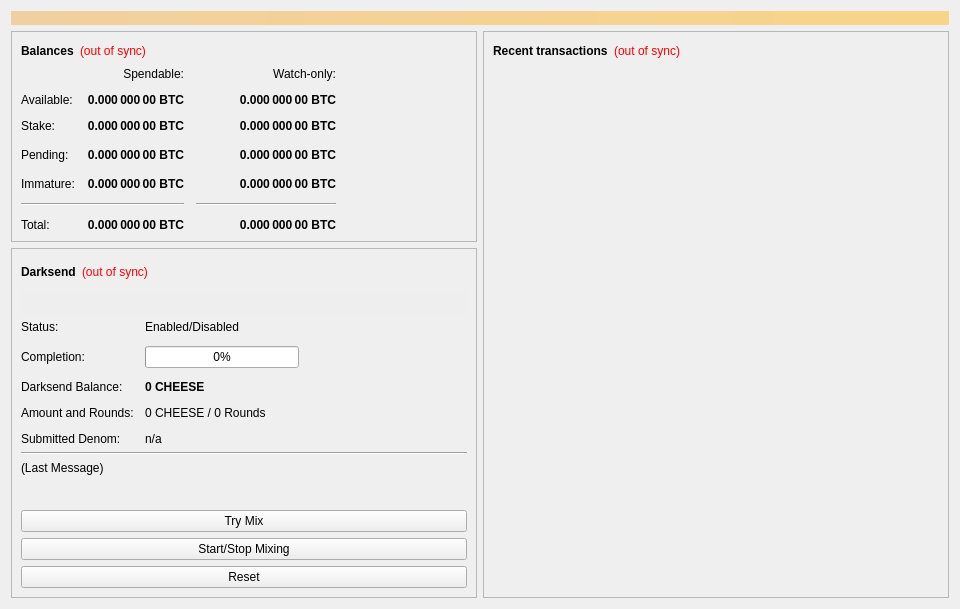
<?xml version="1.0" encoding="UTF-8"?>
<ui version="4.0">
 <class>OverviewPage</class>
 <widget class="QWidget" name="OverviewPage">
  <property name="geometry">
   <rect>
    <x>0</x>
    <y>0</y>
    <width>960</width>
    <height>594</height>
   </rect>
  </property>
  <property name="minimumSize">
   <size>
    <width>960</width>
    <height>0</height>
   </size>
  </property>
  <property name="windowTitle">
   <string>Form</string>
  </property>
  <layout class="QVBoxLayout" name="topLayout">
   <item>
    <widget class="QLabel" name="labelAlerts">
     <property name="visible">
      <bool>false</bool>
     </property>
     <property name="styleSheet">
      <string notr="true">background-color: qlineargradient(x1: 0, y1: 0, x2: 1, y2: 0, stop:0 #F0D0A0, stop:1 #F8D488); color:#000000;</string>
     </property>
     <property name="wordWrap">
      <bool>true</bool>
     </property>
     <property name="margin">
      <number>3</number>
     </property>
    </widget>
   </item>
   <item>
    <layout class="QHBoxLayout" name="horizontalLayout" stretch="1,1">
     <item>
      <layout class="QVBoxLayout" name="verticalLayout_2">
       <item>
        <widget class="QFrame" name="frame">
         <property name="frameShape">
          <enum>QFrame::StyledPanel</enum>
         </property>
         <property name="frameShadow">
          <enum>QFrame::Raised</enum>
         </property>
         <layout class="QVBoxLayout" name="verticalLayout_4">
          <item>
           <layout class="QHBoxLayout" name="horizontalLayout_4">
            <item>
             <widget class="QLabel" name="label_5">
              <property name="font">
               <font>
                <weight>75</weight>
                <bold>true</bold>
               </font>
              </property>
              <property name="text">
               <string>Balances</string>
              </property>
             </widget>
            </item>
            <item>
             <widget class="QLabel" name="labelWalletStatus">
              <property name="cursor">
               <cursorShape>WhatsThisCursor</cursorShape>
              </property>
              <property name="toolTip">
               <string>The displayed information may be out of date. Your wallet automatically synchronizes with the Cheese network after a connection is established, but this process has not completed yet.</string>
              </property>
              <property name="styleSheet">
               <string notr="true">QLabel { color: red; }</string>
              </property>
              <property name="text">
               <string notr="true">(out of sync)</string>
              </property>
              <property name="alignment">
               <set>Qt::AlignLeading|Qt::AlignLeft|Qt::AlignVCenter</set>
              </property>
             </widget>
            </item>
            <item>
             <spacer name="horizontalSpacer_3">
              <property name="orientation">
               <enum>Qt::Horizontal</enum>
              </property>
              <property name="sizeHint" stdset="0">
               <size>
                <width>40</width>
                <height>20</height>
               </size>
              </property>
             </spacer>
            </item>
           </layout>
          </item>
          <item>
           <layout class="QGridLayout" name="gridLayout">
            <property name="spacing">
             <number>12</number>
            </property>
            <item row="3" column="2">
             <widget class="QLabel" name="labelWatchPending">
              <property name="font">
               <font>
                <weight>75</weight>
                <bold>true</bold>
               </font>
              </property>
              <property name="cursor">
               <cursorShape>IBeamCursor</cursorShape>
              </property>
              <property name="toolTip">
               <string>Unconfirmed transactions to watch-only addresses</string>
              </property>
              <property name="text">
               <string notr="true">0.000 000 00 BTC</string>
              </property>
              <property name="alignment">
               <set>Qt::AlignRight|Qt::AlignTrailing|Qt::AlignVCenter</set>
              </property>
              <property name="textInteractionFlags">
               <set>Qt::LinksAccessibleByMouse|Qt::TextSelectableByKeyboard|Qt::TextSelectableByMouse</set>
              </property>
             </widget>
            </item>
            <item row="3" column="1">
             <widget class="QLabel" name="labelUnconfirmed">
              <property name="font">
               <font>
                <weight>75</weight>
                <bold>true</bold>
               </font>
              </property>
              <property name="cursor">
               <cursorShape>IBeamCursor</cursorShape>
              </property>
              <property name="toolTip">
               <string>Total of transactions that have yet to be confirmed, and do not yet count toward the spendable balance</string>
              </property>
              <property name="text">
               <string notr="true">0.000 000 00 BTC</string>
              </property>
              <property name="alignment">
               <set>Qt::AlignRight|Qt::AlignTrailing|Qt::AlignVCenter</set>
              </property>
              <property name="textInteractionFlags">
               <set>Qt::LinksAccessibleByMouse|Qt::TextSelectableByKeyboard|Qt::TextSelectableByMouse</set>
              </property>
             </widget>
            </item>
            <item row="4" column="2">
             <widget class="QLabel" name="labelWatchImmature">
              <property name="font">
               <font>
                <weight>75</weight>
                <bold>true</bold>
               </font>
              </property>
              <property name="cursor">
               <cursorShape>IBeamCursor</cursorShape>
              </property>
              <property name="toolTip">
               <string>Mined balance in watch-only addresses that has not yet matured</string>
              </property>
              <property name="text">
               <string notr="true">0.000 000 00 BTC</string>
              </property>
              <property name="alignment">
               <set>Qt::AlignRight|Qt::AlignTrailing|Qt::AlignVCenter</set>
              </property>
              <property name="textInteractionFlags">
               <set>Qt::LinksAccessibleByMouse|Qt::TextSelectableByKeyboard|Qt::TextSelectableByMouse</set>
              </property>
             </widget>
            </item>
            <item row="5" column="0" colspan="2">
             <widget class="Line" name="lineSpendableBalance">
              <property name="orientation">
               <enum>Qt::Horizontal</enum>
              </property>
             </widget>
            </item>
            <item row="5" column="2">
             <widget class="Line" name="lineWatchBalance">
              <property name="sizePolicy">
               <sizepolicy hsizetype="Preferred" vsizetype="Fixed">
                <horstretch>0</horstretch>
                <verstretch>0</verstretch>
               </sizepolicy>
              </property>
              <property name="minimumSize">
               <size>
                <width>140</width>
                <height>0</height>
               </size>
              </property>
              <property name="orientation">
               <enum>Qt::Horizontal</enum>
              </property>
             </widget>
            </item>
            <item row="6" column="0">
             <widget class="QLabel" name="labelTotalText">
              <property name="text">
               <string>Total:</string>
              </property>
             </widget>
            </item>
            <item row="4" column="1">
             <widget class="QLabel" name="labelImmature">
              <property name="font">
               <font>
                <weight>75</weight>
                <bold>true</bold>
               </font>
              </property>
              <property name="cursor">
               <cursorShape>IBeamCursor</cursorShape>
              </property>
              <property name="toolTip">
               <string>Mined balance that has not yet matured</string>
              </property>
              <property name="text">
               <string notr="true">0.000 000 00 BTC</string>
              </property>
              <property name="alignment">
               <set>Qt::AlignRight|Qt::AlignTrailing|Qt::AlignVCenter</set>
              </property>
              <property name="textInteractionFlags">
               <set>Qt::LinksAccessibleByMouse|Qt::TextSelectableByKeyboard|Qt::TextSelectableByMouse</set>
              </property>
             </widget>
            </item>
            <item row="3" column="3">
             <spacer name="horizontalSpacer_2">
              <property name="orientation">
               <enum>Qt::Horizontal</enum>
              </property>
              <property name="sizeHint" stdset="0">
               <size>
                <width>40</width>
                <height>20</height>
               </size>
              </property>
             </spacer>
            </item>
            <item row="4" column="0">
             <widget class="QLabel" name="labelImmatureText">
              <property name="text">
               <string>Immature:</string>
              </property>
             </widget>
            </item>
            <item row="6" column="1">
             <widget class="QLabel" name="labelTotal">
              <property name="font">
               <font>
                <weight>75</weight>
                <bold>true</bold>
               </font>
              </property>
              <property name="cursor">
               <cursorShape>IBeamCursor</cursorShape>
              </property>
              <property name="toolTip">
               <string>Your current total balance</string>
              </property>
              <property name="text">
               <string notr="true">0.000 000 00 BTC</string>
              </property>
              <property name="alignment">
               <set>Qt::AlignRight|Qt::AlignTrailing|Qt::AlignVCenter</set>
              </property>
              <property name="textInteractionFlags">
               <set>Qt::LinksAccessibleByMouse|Qt::TextSelectableByKeyboard|Qt::TextSelectableByMouse</set>
              </property>
             </widget>
            </item>
            <item row="6" column="2">
             <widget class="QLabel" name="labelWatchTotal">
              <property name="font">
               <font>
                <weight>75</weight>
                <bold>true</bold>
               </font>
              </property>
              <property name="cursor">
               <cursorShape>IBeamCursor</cursorShape>
              </property>
              <property name="toolTip">
               <string>Current total balance in watch-only addresses</string>
              </property>
              <property name="text">
               <string notr="true">0.000 000 00 BTC</string>
              </property>
              <property name="alignment">
               <set>Qt::AlignRight|Qt::AlignTrailing|Qt::AlignVCenter</set>
              </property>
              <property name="textInteractionFlags">
               <set>Qt::LinksAccessibleByMouse|Qt::TextSelectableByKeyboard|Qt::TextSelectableByMouse</set>
              </property>
             </widget>
            </item>
            <item row="0" column="2">
             <widget class="QLabel" name="labelWatchonly">
              <property name="text">
               <string>Watch-only:</string>
              </property>
              <property name="alignment">
               <set>Qt::AlignRight|Qt::AlignTrailing|Qt::AlignVCenter</set>
              </property>
             </widget>
            </item>
            <item row="1" column="0">
             <widget class="QLabel" name="labelBalanceText">
              <property name="text">
               <string>Available:</string>
              </property>
             </widget>
            </item>
            <item row="1" column="1">
             <widget class="QLabel" name="labelBalance">
              <property name="font">
               <font>
                <weight>75</weight>
                <bold>true</bold>
               </font>
              </property>
              <property name="cursor">
               <cursorShape>IBeamCursor</cursorShape>
              </property>
              <property name="toolTip">
               <string>Your current spendable balance</string>
              </property>
              <property name="text">
               <string notr="true">0.000 000 00 BTC</string>
              </property>
              <property name="alignment">
               <set>Qt::AlignRight|Qt::AlignTrailing|Qt::AlignVCenter</set>
              </property>
              <property name="textInteractionFlags">
               <set>Qt::LinksAccessibleByMouse|Qt::TextSelectableByKeyboard|Qt::TextSelectableByMouse</set>
              </property>
             </widget>
            </item>
            <item row="2" column="0">
             <widget class="QLabel" name="label_10">
              <property name="text">
               <string>Stake:</string>
              </property>
             </widget>
            </item>
            <item row="2" column="1">
             <widget class="QLabel" name="labelStake">
              <property name="font">
               <font>
                <weight>75</weight>
                <bold>true</bold>
               </font>
              </property>
              <property name="cursor">
               <cursorShape>IBeamCursor</cursorShape>
              </property>
              <property name="toolTip">
               <string>Total of coins that was staked, and do not yet count toward the current balance</string>
              </property>
              <property name="text">
               <string notr="true">0.000 000 00 BTC</string>
              </property>
              <property name="alignment">
               <set>Qt::AlignRight|Qt::AlignTrailing|Qt::AlignVCenter</set>
              </property>
              <property name="textInteractionFlags">
               <set>Qt::LinksAccessibleByMouse|Qt::TextSelectableByKeyboard|Qt::TextSelectableByMouse</set>
              </property>
             </widget>
            </item>
            <item row="2" column="2">
             <widget class="QLabel" name="labelWatchStake">
              <property name="font">
               <font>
                <weight>75</weight>
                <bold>true</bold>
               </font>
              </property>
              <property name="cursor">
               <cursorShape>IBeamCursor</cursorShape>
              </property>
              <property name="toolTip">
               <string>Total of coins that was staked in watch-only addresses, and do not yet count toward the current watch-only balance</string>
              </property>
              <property name="text">
               <string notr="true">0.000 000 00 BTC</string>
              </property>
              <property name="alignment">
               <set>Qt::AlignRight|Qt::AlignTrailing|Qt::AlignVCenter</set>
              </property>
              <property name="textInteractionFlags">
               <set>Qt::LinksAccessibleByMouse|Qt::TextSelectableByKeyboard|Qt::TextSelectableByMouse</set>
              </property>
             </widget>
            </item>
            <item row="1" column="2">
             <widget class="QLabel" name="labelWatchAvailable">
              <property name="font">
               <font>
                <weight>75</weight>
                <bold>true</bold>
               </font>
              </property>
              <property name="cursor">
               <cursorShape>IBeamCursor</cursorShape>
              </property>
              <property name="toolTip">
               <string>Your current balance in watch-only addresses</string>
              </property>
              <property name="text">
               <string notr="true">0.000 000 00 BTC</string>
              </property>
              <property name="alignment">
               <set>Qt::AlignRight|Qt::AlignTrailing|Qt::AlignVCenter</set>
              </property>
              <property name="textInteractionFlags">
               <set>Qt::LinksAccessibleByMouse|Qt::TextSelectableByKeyboard|Qt::TextSelectableByMouse</set>
              </property>
             </widget>
            </item>
            <item row="3" column="0">
             <widget class="QLabel" name="labelPendingText">
              <property name="text">
               <string>Pending:</string>
              </property>
             </widget>
            </item>
            <item row="0" column="1">
             <widget class="QLabel" name="labelSpendable">
              <property name="text">
               <string>Spendable:</string>
              </property>
              <property name="alignment">
               <set>Qt::AlignRight|Qt::AlignTrailing|Qt::AlignVCenter</set>
              </property>
             </widget>
            </item>
           </layout>
          </item>
         </layout>
        </widget>
       </item>
       <item>
        <widget class="QFrame" name="frameDarksend">
         <property name="sizePolicy">
          <sizepolicy hsizetype="Expanding" vsizetype="Expanding">
           <horstretch>0</horstretch>
           <verstretch>0</verstretch>
          </sizepolicy>
         </property>
         <property name="minimumSize">
          <size>
           <width>0</width>
           <height>350</height>
          </size>
         </property>
         <property name="layoutDirection">
          <enum>Qt::LeftToRight</enum>
         </property>
         <property name="frameShape">
          <enum>QFrame::StyledPanel</enum>
         </property>
         <property name="frameShadow">
          <enum>QFrame::Raised</enum>
         </property>
         <layout class="QVBoxLayout" name="verticalLayout_5">
          <item>
           <layout class="QHBoxLayout" name="horizontalLayout_5">
            <item>
             <widget class="QLabel" name="label_2">
              <property name="font">
               <font>
                <weight>75</weight>
                <bold>true</bold>
               </font>
              </property>
              <property name="text">
               <string>Darksend</string>
              </property>
             </widget>
            </item>
            <item>
             <widget class="QLabel" name="labelDarksendSyncStatus">
              <property name="toolTip">
               <string>The displayed information may be out of date. Your wallet automatically synchronizes with the Cheese network after a connection is established, but this process has not completed yet.</string>
              </property>
              <property name="styleSheet">
               <string notr="true">QLabel { color: red; }</string>
              </property>
              <property name="text">
               <string notr="true">(out of sync)</string>
              </property>
              <property name="alignment">
               <set>Qt::AlignLeading|Qt::AlignLeft|Qt::AlignVCenter</set>
              </property>
             </widget>
            </item>
            <item>
             <spacer name="horizontalSpacer_4">
              <property name="orientation">
               <enum>Qt::Horizontal</enum>
              </property>
              <property name="sizeHint" stdset="0">
               <size>
                <width>40</width>
                <height>20</height>
               </size>
              </property>
             </spacer>
            </item>
           </layout>
          </item>
          <item>
           <widget class="QPushButton" name="runAutoDenom">
            <property name="palette">
             <palette>
              <active>
               <colorrole role="WindowText">
                <brush brushstyle="SolidPattern">
                 <color alpha="255">
                  <red>0</red>
                  <green>0</green>
                  <blue>0</blue>
                 </color>
                </brush>
               </colorrole>
               <colorrole role="Button">
                <brush brushstyle="SolidPattern">
                 <color alpha="255">
                  <red>239</red>
                  <green>238</green>
                  <blue>238</blue>
                 </color>
                </brush>
               </colorrole>
               <colorrole role="Light">
                <brush brushstyle="SolidPattern">
                 <color alpha="255">
                  <red>255</red>
                  <green>255</green>
                  <blue>255</blue>
                 </color>
                </brush>
               </colorrole>
               <colorrole role="Midlight">
                <brush brushstyle="SolidPattern">
                 <color alpha="255">
                  <red>247</red>
                  <green>246</green>
                  <blue>246</blue>
                 </color>
                </brush>
               </colorrole>
               <colorrole role="Dark">
                <brush brushstyle="SolidPattern">
                 <color alpha="255">
                  <red>119</red>
                  <green>119</green>
                  <blue>119</blue>
                 </color>
                </brush>
               </colorrole>
               <colorrole role="Mid">
                <brush brushstyle="SolidPattern">
                 <color alpha="255">
                  <red>159</red>
                  <green>159</green>
                  <blue>159</blue>
                 </color>
                </brush>
               </colorrole>
               <colorrole role="Text">
                <brush brushstyle="SolidPattern">
                 <color alpha="255">
                  <red>0</red>
                  <green>0</green>
                  <blue>0</blue>
                 </color>
                </brush>
               </colorrole>
               <colorrole role="BrightText">
                <brush brushstyle="SolidPattern">
                 <color alpha="255">
                  <red>255</red>
                  <green>255</green>
                  <blue>255</blue>
                 </color>
                </brush>
               </colorrole>
               <colorrole role="ButtonText">
                <brush brushstyle="SolidPattern">
                 <color alpha="255">
                  <red>0</red>
                  <green>0</green>
                  <blue>0</blue>
                 </color>
                </brush>
               </colorrole>
               <colorrole role="Base">
                <brush brushstyle="SolidPattern">
                 <color alpha="255">
                  <red>255</red>
                  <green>255</green>
                  <blue>255</blue>
                 </color>
                </brush>
               </colorrole>
               <colorrole role="Window">
                <brush brushstyle="SolidPattern">
                 <color alpha="255">
                  <red>239</red>
                  <green>238</green>
                  <blue>238</blue>
                 </color>
                </brush>
               </colorrole>
               <colorrole role="Shadow">
                <brush brushstyle="SolidPattern">
                 <color alpha="255">
                  <red>0</red>
                  <green>0</green>
                  <blue>0</blue>
                 </color>
                </brush>
               </colorrole>
               <colorrole role="AlternateBase">
                <brush brushstyle="SolidPattern">
                 <color alpha="255">
                  <red>247</red>
                  <green>246</green>
                  <blue>246</blue>
                 </color>
                </brush>
               </colorrole>
               <colorrole role="ToolTipBase">
                <brush brushstyle="SolidPattern">
                 <color alpha="255">
                  <red>255</red>
                  <green>255</green>
                  <blue>220</blue>
                 </color>
                </brush>
               </colorrole>
               <colorrole role="ToolTipText">
                <brush brushstyle="SolidPattern">
                 <color alpha="255">
                  <red>0</red>
                  <green>0</green>
                  <blue>0</blue>
                 </color>
                </brush>
               </colorrole>
              </active>
              <inactive>
               <colorrole role="WindowText">
                <brush brushstyle="SolidPattern">
                 <color alpha="255">
                  <red>0</red>
                  <green>0</green>
                  <blue>0</blue>
                 </color>
                </brush>
               </colorrole>
               <colorrole role="Button">
                <brush brushstyle="SolidPattern">
                 <color alpha="255">
                  <red>239</red>
                  <green>238</green>
                  <blue>238</blue>
                 </color>
                </brush>
               </colorrole>
               <colorrole role="Light">
                <brush brushstyle="SolidPattern">
                 <color alpha="255">
                  <red>255</red>
                  <green>255</green>
                  <blue>255</blue>
                 </color>
                </brush>
               </colorrole>
               <colorrole role="Midlight">
                <brush brushstyle="SolidPattern">
                 <color alpha="255">
                  <red>247</red>
                  <green>246</green>
                  <blue>246</blue>
                 </color>
                </brush>
               </colorrole>
               <colorrole role="Dark">
                <brush brushstyle="SolidPattern">
                 <color alpha="255">
                  <red>119</red>
                  <green>119</green>
                  <blue>119</blue>
                 </color>
                </brush>
               </colorrole>
               <colorrole role="Mid">
                <brush brushstyle="SolidPattern">
                 <color alpha="255">
                  <red>159</red>
                  <green>159</green>
                  <blue>159</blue>
                 </color>
                </brush>
               </colorrole>
               <colorrole role="Text">
                <brush brushstyle="SolidPattern">
                 <color alpha="255">
                  <red>0</red>
                  <green>0</green>
                  <blue>0</blue>
                 </color>
                </brush>
               </colorrole>
               <colorrole role="BrightText">
                <brush brushstyle="SolidPattern">
                 <color alpha="255">
                  <red>255</red>
                  <green>255</green>
                  <blue>255</blue>
                 </color>
                </brush>
               </colorrole>
               <colorrole role="ButtonText">
                <brush brushstyle="SolidPattern">
                 <color alpha="255">
                  <red>0</red>
                  <green>0</green>
                  <blue>0</blue>
                 </color>
                </brush>
               </colorrole>
               <colorrole role="Base">
                <brush brushstyle="SolidPattern">
                 <color alpha="255">
                  <red>255</red>
                  <green>255</green>
                  <blue>255</blue>
                 </color>
                </brush>
               </colorrole>
               <colorrole role="Window">
                <brush brushstyle="SolidPattern">
                 <color alpha="255">
                  <red>239</red>
                  <green>238</green>
                  <blue>238</blue>
                 </color>
                </brush>
               </colorrole>
               <colorrole role="Shadow">
                <brush brushstyle="SolidPattern">
                 <color alpha="255">
                  <red>0</red>
                  <green>0</green>
                  <blue>0</blue>
                 </color>
                </brush>
               </colorrole>
               <colorrole role="AlternateBase">
                <brush brushstyle="SolidPattern">
                 <color alpha="255">
                  <red>247</red>
                  <green>246</green>
                  <blue>246</blue>
                 </color>
                </brush>
               </colorrole>
               <colorrole role="ToolTipBase">
                <brush brushstyle="SolidPattern">
                 <color alpha="255">
                  <red>255</red>
                  <green>255</green>
                  <blue>220</blue>
                 </color>
                </brush>
               </colorrole>
               <colorrole role="ToolTipText">
                <brush brushstyle="SolidPattern">
                 <color alpha="255">
                  <red>0</red>
                  <green>0</green>
                  <blue>0</blue>
                 </color>
                </brush>
               </colorrole>
              </inactive>
              <disabled>
               <colorrole role="WindowText">
                <brush brushstyle="SolidPattern">
                 <color alpha="255">
                  <red>119</red>
                  <green>119</green>
                  <blue>119</blue>
                 </color>
                </brush>
               </colorrole>
               <colorrole role="Button">
                <brush brushstyle="SolidPattern">
                 <color alpha="255">
                  <red>239</red>
                  <green>238</green>
                  <blue>238</blue>
                 </color>
                </brush>
               </colorrole>
               <colorrole role="Light">
                <brush brushstyle="SolidPattern">
                 <color alpha="255">
                  <red>255</red>
                  <green>255</green>
                  <blue>255</blue>
                 </color>
                </brush>
               </colorrole>
               <colorrole role="Midlight">
                <brush brushstyle="SolidPattern">
                 <color alpha="255">
                  <red>247</red>
                  <green>246</green>
                  <blue>246</blue>
                 </color>
                </brush>
               </colorrole>
               <colorrole role="Dark">
                <brush brushstyle="SolidPattern">
                 <color alpha="255">
                  <red>119</red>
                  <green>119</green>
                  <blue>119</blue>
                 </color>
                </brush>
               </colorrole>
               <colorrole role="Mid">
                <brush brushstyle="SolidPattern">
                 <color alpha="255">
                  <red>159</red>
                  <green>159</green>
                  <blue>159</blue>
                 </color>
                </brush>
               </colorrole>
               <colorrole role="Text">
                <brush brushstyle="SolidPattern">
                 <color alpha="255">
                  <red>119</red>
                  <green>119</green>
                  <blue>119</blue>
                 </color>
                </brush>
               </colorrole>
               <colorrole role="BrightText">
                <brush brushstyle="SolidPattern">
                 <color alpha="255">
                  <red>255</red>
                  <green>255</green>
                  <blue>255</blue>
                 </color>
                </brush>
               </colorrole>
               <colorrole role="ButtonText">
                <brush brushstyle="SolidPattern">
                 <color alpha="255">
                  <red>119</red>
                  <green>119</green>
                  <blue>119</blue>
                 </color>
                </brush>
               </colorrole>
               <colorrole role="Base">
                <brush brushstyle="SolidPattern">
                 <color alpha="255">
                  <red>239</red>
                  <green>238</green>
                  <blue>238</blue>
                 </color>
                </brush>
               </colorrole>
               <colorrole role="Window">
                <brush brushstyle="SolidPattern">
                 <color alpha="255">
                  <red>239</red>
                  <green>238</green>
                  <blue>238</blue>
                 </color>
                </brush>
               </colorrole>
               <colorrole role="Shadow">
                <brush brushstyle="SolidPattern">
                 <color alpha="255">
                  <red>0</red>
                  <green>0</green>
                  <blue>0</blue>
                 </color>
                </brush>
               </colorrole>
               <colorrole role="AlternateBase">
                <brush brushstyle="SolidPattern">
                 <color alpha="255">
                  <red>239</red>
                  <green>238</green>
                  <blue>238</blue>
                 </color>
                </brush>
               </colorrole>
               <colorrole role="ToolTipBase">
                <brush brushstyle="SolidPattern">
                 <color alpha="255">
                  <red>255</red>
                  <green>255</green>
                  <blue>220</blue>
                 </color>
                </brush>
               </colorrole>
               <colorrole role="ToolTipText">
                <brush brushstyle="SolidPattern">
                 <color alpha="255">
                  <red>0</red>
                  <green>0</green>
                  <blue>0</blue>
                 </color>
                </brush>
               </colorrole>
              </disabled>
             </palette>
            </property>
            <property name="focusPolicy">
             <enum>Qt::NoFocus</enum>
            </property>
            <property name="autoFillBackground">
             <bool>true</bool>
            </property>
            <property name="text">
             <string/>
            </property>
            <property name="flat">
             <bool>true</bool>
            </property>
           </widget>
          </item>
          <item>
           <layout class="QFormLayout" name="formLayout">
            <property name="fieldGrowthPolicy">
             <enum>QFormLayout::AllNonFixedFieldsGrow</enum>
            </property>
            <property name="horizontalSpacing">
             <number>11</number>
            </property>
            <property name="verticalSpacing">
             <number>12</number>
            </property>
            <item row="0" column="0">
             <widget class="QLabel" name="label_6">
              <property name="text">
               <string>Status:</string>
              </property>
             </widget>
            </item>
            <item row="1" column="0">
             <widget class="QLabel" name="label_7">
              <property name="text">
               <string>Completion:</string>
              </property>
             </widget>
            </item>
            <item row="1" column="1">
             <widget class="QProgressBar" name="darksendProgress">
              <property name="maximumSize">
               <size>
                <width>154</width>
                <height>16777215</height>
               </size>
              </property>
              <property name="value">
               <number>0</number>
              </property>
             </widget>
            </item>
            <item row="3" column="0">
             <widget class="QLabel" name="labelAnonymizedText">
              <property name="text">
               <string>Darksend Balance:</string>
              </property>
             </widget>
            </item>
            <item row="3" column="1">
             <widget class="QLabel" name="labelAnonymized">
              <property name="font">
               <font>
                <weight>75</weight>
                <bold>true</bold>
               </font>
              </property>
              <property name="text">
               <string notr="true">0 CHEESE</string>
              </property>
             </widget>
            </item>
            <item row="4" column="0">
             <widget class="QLabel" name="label_8">
              <property name="text">
               <string>Amount and Rounds:</string>
              </property>
             </widget>
            </item>
            <item row="4" column="1">
             <widget class="QLabel" name="labelAmountRounds">
              <property name="text">
               <string>0 CHEESE / 0 Rounds</string>
              </property>
             </widget>
            </item>
            <item row="5" column="0">
             <widget class="QLabel" name="label_9">
              <property name="text">
               <string>Submitted Denom:</string>
              </property>
             </widget>
            </item>
            <item row="5" column="1">
             <widget class="QLabel" name="labelSubmittedDenom">
              <property name="toolTip">
               <string>The denominations you submitted to the Masternode.&lt;br&gt;To mix, other users must submit the exact same denominations.</string>
              </property>
              <property name="text">
               <string>n/a</string>
              </property>
             </widget>
            </item>
            <item row="0" column="1">
             <widget class="QLabel" name="darksendEnabled">
              <property name="text">
               <string>Enabled/Disabled</string>
              </property>
             </widget>
            </item>
           </layout>
          </item>
          <item>
           <widget class="Line" name="lineLastMessage">
            <property name="orientation">
             <enum>Qt::Horizontal</enum>
            </property>
           </widget>
          </item>
          <item>
           <widget class="QLabel" name="darksendStatus">
            <property name="minimumSize">
             <size>
              <width>288</width>
              <height>43</height>
             </size>
            </property>
            <property name="text">
             <string>(Last Message)</string>
            </property>
            <property name="alignment">
             <set>Qt::AlignLeading|Qt::AlignLeft|Qt::AlignTop</set>
            </property>
            <property name="wordWrap">
             <bool>true</bool>
            </property>
           </widget>
          </item>
          <item>
           <widget class="QPushButton" name="darksendAuto">
            <property name="sizePolicy">
             <sizepolicy hsizetype="MinimumExpanding" vsizetype="Fixed">
              <horstretch>0</horstretch>
              <verstretch>0</verstretch>
             </sizepolicy>
            </property>
            <property name="toolTip">
             <string>Try to manually submit a Darksend request.</string>
            </property>
            <property name="text">
             <string>Try Mix</string>
            </property>
           </widget>
          </item>
          <item>
           <widget class="QPushButton" name="toggleDarksend">
            <property name="sizePolicy">
             <sizepolicy hsizetype="MinimumExpanding" vsizetype="Fixed">
              <horstretch>0</horstretch>
              <verstretch>0</verstretch>
             </sizepolicy>
            </property>
            <property name="text">
             <string>Start/Stop Mixing</string>
            </property>
           </widget>
          </item>
          <item>
           <widget class="QPushButton" name="darksendReset">
            <property name="sizePolicy">
             <sizepolicy hsizetype="MinimumExpanding" vsizetype="Fixed">
              <horstretch>0</horstretch>
              <verstretch>0</verstretch>
             </sizepolicy>
            </property>
            <property name="toolTip">
             <string>Reset the current status of Darksend (can interrupt Darksend if it's in the process of Mixing, which can cost you money!)</string>
            </property>
            <property name="autoFillBackground">
             <bool>false</bool>
            </property>
            <property name="text">
             <string>Reset</string>
            </property>
           </widget>
          </item>
         </layout>
        </widget>
       </item>
       <item>
        <spacer name="verticalSpacer">
         <property name="orientation">
          <enum>Qt::Vertical</enum>
         </property>
         <property name="sizeHint" stdset="0">
          <size>
           <width>20</width>
           <height>40</height>
          </size>
         </property>
        </spacer>
       </item>
      </layout>
     </item>
     <item>
      <layout class="QVBoxLayout" name="verticalLayout_3">
       <item>
        <widget class="QFrame" name="frame_2">
         <property name="frameShape">
          <enum>QFrame::StyledPanel</enum>
         </property>
         <property name="frameShadow">
          <enum>QFrame::Raised</enum>
         </property>
         <layout class="QVBoxLayout" name="verticalLayout">
          <item>
           <layout class="QHBoxLayout" name="horizontalLayout_2">
            <item>
             <widget class="QLabel" name="label_4">
              <property name="font">
               <font>
                <weight>75</weight>
                <bold>true</bold>
               </font>
              </property>
              <property name="text">
               <string>Recent transactions</string>
              </property>
             </widget>
            </item>
            <item>
             <widget class="QLabel" name="labelTransactionsStatus">
              <property name="cursor">
               <cursorShape>WhatsThisCursor</cursorShape>
              </property>
              <property name="toolTip">
               <string>The displayed information may be out of date. Your wallet automatically synchronizes with the Cheese network after a connection is established, but this process has not completed yet.</string>
              </property>
              <property name="styleSheet">
               <string notr="true">QLabel { color: red; }</string>
              </property>
              <property name="text">
               <string notr="true">(out of sync)</string>
              </property>
              <property name="alignment">
               <set>Qt::AlignRight|Qt::AlignTrailing|Qt::AlignVCenter</set>
              </property>
             </widget>
            </item>
            <item>
             <spacer name="horizontalSpacer">
              <property name="orientation">
               <enum>Qt::Horizontal</enum>
              </property>
              <property name="sizeHint" stdset="0">
               <size>
                <width>40</width>
                <height>20</height>
               </size>
              </property>
             </spacer>
            </item>
           </layout>
          </item>
          <item>
           <widget class="QListView" name="listTransactions">
            <property name="styleSheet">
             <string notr="true">QListView { background: transparent; }</string>
            </property>
            <property name="frameShape">
             <enum>QFrame::NoFrame</enum>
            </property>
            <property name="verticalScrollBarPolicy">
             <enum>Qt::ScrollBarAlwaysOff</enum>
            </property>
            <property name="horizontalScrollBarPolicy">
             <enum>Qt::ScrollBarAlwaysOff</enum>
            </property>
            <property name="selectionMode">
             <enum>QAbstractItemView::NoSelection</enum>
            </property>
           </widget>
          </item>
         </layout>
        </widget>
       </item>
      </layout>
     </item>
    </layout>
   </item>
  </layout>
 </widget>
 <resources/>
 <connections/>
</ui>
